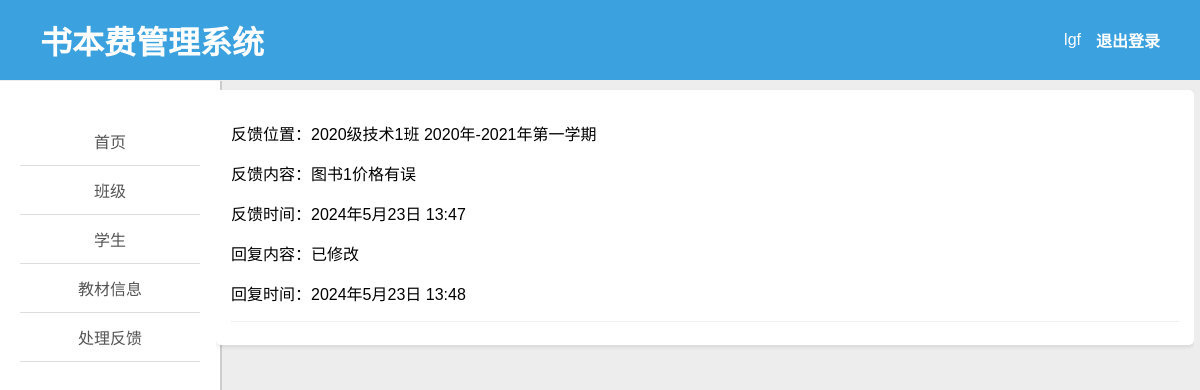
Page /manager/feedback/ (signed in) on the earlier database version.
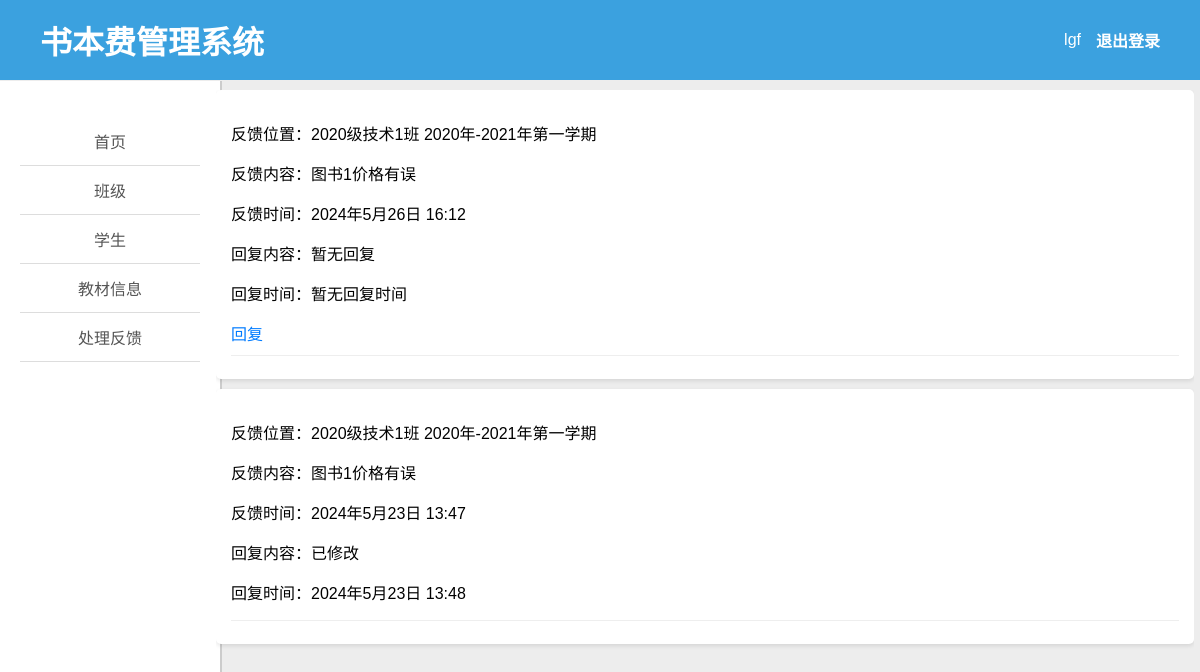
Same page on the later database version.
### books/models.py (models this page shows, shortened)
class FeedBack(models.Model):
    tabel = models.ForeignKey(SemesterOrder, on_delete=models.CASCADE, verbose_name='学期')
    student = models.ForeignKey(Student, on_delete=models.CASCADE, verbose_name='学生')
    content = models.TextField(verbose_name='反馈内容',max_length=100)
    time = models.DateTimeField(auto_now_add=True, verbose_name='反馈时间')
    msg_account = models.ForeignKey(User, on_delete=models.CASCADE, verbose_name='回复账号', null=True, blank=True)
    msg = models.TextField(verbose_name='回复',max_length=100, null=True, blank=True)
    msg_time = models.DateTimeField(verbose_name='回复时间', null=True, blank=True)
    class Meta:
        verbose_name = '反馈'
        verbose_name_plural = '反馈'

class SemesterOrder(models.Model):
    name = models.CharField(max_length=100, verbose_name='学期名称')
    grade = models.ForeignKey(Grade, on_delete=models.CASCADE, verbose_name='所属班级')
    notice = models.TextField(verbose_name='备注', null=True, blank=True)
    def __str__(self):
        return f"{self.grade} {self.name}"
    class Meta:
        verbose_name = '学期订单'
        verbose_name_plural = '学期订单'

class Grade(models.Model):
    name = models.CharField(max_length=100, verbose_name='班级名称')
    major = models.ForeignKey(Major, on_delete=models.CASCADE, verbose_name='所属专业')
    notice = models.TextField(verbose_name='备注', null=True, blank=True)
    def __str__(self):
        return f"{self.name}"
    class Meta:
        verbose_name = '班级'
        verbose_name_plural = '班级'

### util/check_staff.py (the view)
    def wrapper(request, *args, **kwargs):
        if request.user.is_staff:
            return func(request, *args, **kwargs)
        else:
            return render(request, 'permissions_error.html')

### manager/plug.py (called while the page is built)
def getFeedbackList():
    feedbacks = FeedBack.objects.all().order_by('msg', 'time')
    return feedbacks

def managerRender(request, template_name, context=None):
    if context is None:
        context = {}
    context['user'] = request.user
    return render(request, template_name, context)

### manager/views.py (called while the page is built)
@login_required(login_url='/login')
@check_staff
def feedback(request):
    feedbacks = getFeedbackList()
    return managerRender(request, 'feedback.html', {"feedbacks": feedbacks})

### util/check_staff.py (called while the page is built)
def check_staff(func):
    def wrapper(request, *args, **kwargs):
        if request.user.is_staff:
            return func(request, *args, **kwargs)
        else:
            return render(request, 'permissions_error.html')
    return wrapper

### templates/manager/feedback.html (shortened to what this page needs)
{% extends 'manager_left.html' %}
{% block right %}
{% for feedback in feedbacks %}
<div class="feedback">
    <p>反馈位置：{{ feedback.tabel }}</p>
    <p>反馈内容：{{ feedback.content }}</p>
    <p>反馈时间：{{ feedback.time }}</p>
    <p>回复内容：{{ feedback.msg|default:'暂无回复' }}</p>
    <p>回复时间：{{ feedback.msg_time|default:'暂无回复时间' }}</p>
     {% if not feedback.msg %}
            <a href="../reply?id={{ feedback.id }}">回复</a>
        {% endif %}
    <hr>
</div>
{% endfor %}
{% endblock %}

### templates/manager/manager_left.html (shortened to what this page needs)
{% extends 'base.html' %}
{% block content %}
<div class="row">
    <div class="left">
        <ul class="nav flex-column" style="list-style: none; padding: 0;">
            <li class="nav-item" style="border-bottom: 1px solid #ddd;">
                <a class="nav-link active" href="/manager/home">首页</a>
            </li>
            <li class="nav-item" style="border-bottom: 1px solid #ddd;">
                <a class="nav-link" href="/manager/grade_all/1">班级</a>
            </li>
             <li class="nav-item" style="border-bottom: 1px solid #ddd;">
                <a class="nav-link" href="/manager/students_all/1">学生</a>
            </li>
            <li class="nav-item" style="border-bottom: 1px solid #ddd;">
                <a class="nav-link" href="/manager/book_all/1">教材信息</a>
            </li>
            <li class="nav-item" style="border-bottom: 1px solid #ddd;">
                <a class="nav-link" href="/manager/feedback">处理反馈</a>
            </li>
        </ul>
    </div>
    <div class="right">
        {% block right %}
        {% endblock %}
    </div>
</div>
{% endblock %}

### templates/base.html (shortened to what this page needs)
<!DOCTYPE html>
<html lang="zh">
<head>
</head>
<body>
<header style="display: flex; justify-content: space-between; align-items: center; height: 50px;">
    <h1 style="font-family: '黑体'; font-weight: bold; margin-left: 40px;">书本费管理系统</h1>
    <div style="display: flex; align-items: center;">
        <p style="margin-right: 15px;">{{ user.username }}</p>
        <a href="/logout"
           style="color: #fff; font-family: '黑体';
           font-weight: bold;margin-right:40px; text-decoration: none;">退出登录</a>
    </div>
</header>
<div class="content">
    {% block content %}
    {% endblock %}
</div>
</body>
</html>

### templates/manager/manager_left.html (style rules this page uses)
.nav-item { margin-bottom: 0; border-bottom: 1px solid #e1e1e1; }
.nav-link { color: #555; font-size: 16px; transition: color 0.3s ease; padding: 12px 15px; display: block; text-decoration: none; text-align: center; }
.left { position: fixed; top:10%; height:100%; width: 15%; overflow-y: auto; padding: 20px; border-right: 2px solid #ccc; background-color: #fff; }
.right { position: relative; top:90px; left:18%; width: 81.5%; overflow-y: auto; }
.row { display: flex; height: 90vh; }

### templates/manager/feedback.html (style rules this page uses)
.feedback { background-color: #ffffff; padding: 15px; margin-bottom: 10px; border-radius: 5px; box-shadow: 0 2px 4px rgba(0,0,0,0.1); }
.feedback hr { margin-top: 10px; border: none; height: 1px; background-color: #eee; }
a { color: #007bff; text-decoration: none; }

Differences in the rows shown:
added FeedBack: tabel "2020级技术1班 2020年-2021年第一学期", content "图书1价格有误", time "2024年5月26日 16:12", msg "暂无回复", msg_time "暂无回复时间"
